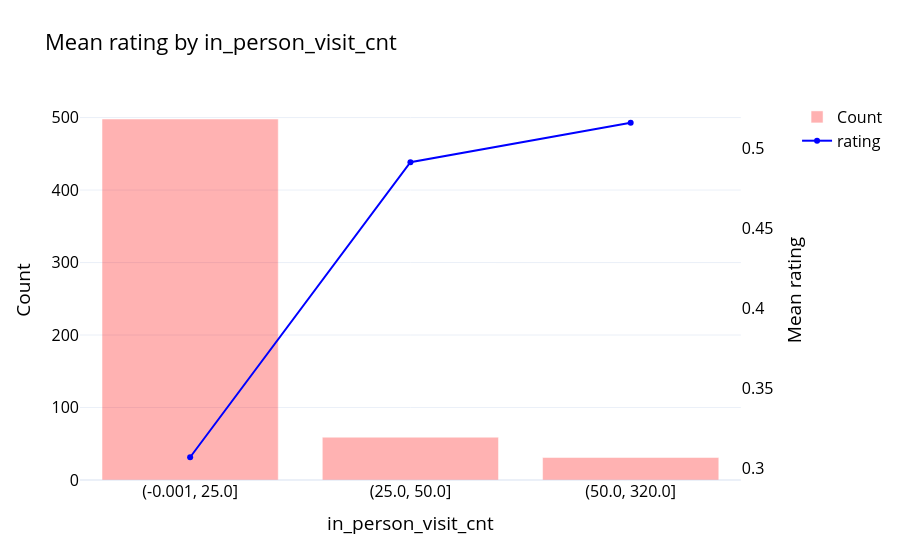

Notebook code cell kept with this figure:
### Markdown cell above
## in_person_visit_cnt
Number of in-person interaction with the customer

### Code cell
eda(df, "rating", "in_person_visit_cnt", bins = 3)

### Figure 1 — Plotly figure (JSON) as saved in the notebook; plotly's stock layout.template omitted (floating-point values rounded to 4 significant figures)
{"data": [{"marker": {"color": "red"}, "name": "Count", "opacity": 0.3, "type": "bar", "x": ["(-0.001, 25.0]", "(25.0, 50.0]", "(50.0, 320.0]"], "y": [498, 59, 31]}, {"line": {"color": "blue"}, "mode": "lines+markers", "name": "rating", "type": "scatter", "x": ["(-0.001, 25.0]", "(25.0, 50.0]", "(50.0, 320.0]"], "xaxis": "x", "y": [0.3072, 0.4915, 0.5161], "yaxis": "y2"}], "layout": {"font": {"color": "black", "size": 16}, "title": {"text": "Mean rating by in_person_visit_cnt"}, "xaxis": {"anchor": "y", "domain": [0.0, 0.94], "title": {"text": "in_person_visit_cnt"}, "type": "category"}, "yaxis": {"anchor": "x", "domain": [0.0, 1.0], "title": {"text": "Count"}}, "yaxis2": {"anchor": "x", "overlaying": "y", "showgrid": false, "side": "right", "tickmode": "auto", "title": {"text": "Mean rating"}}}}
